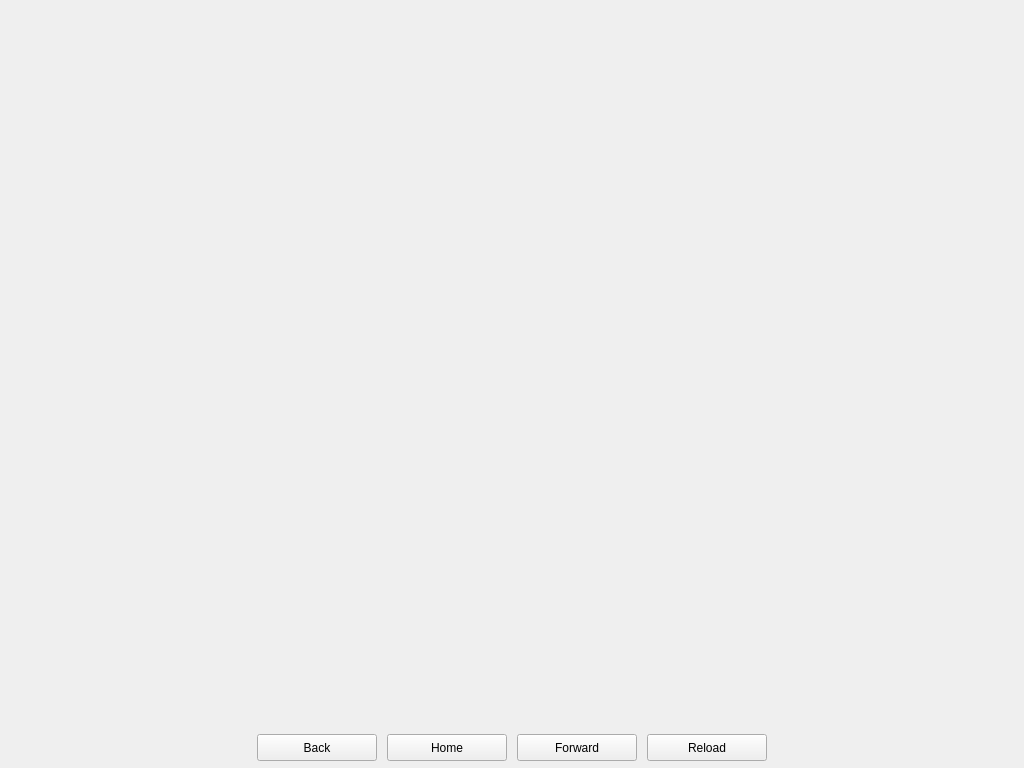
<?xml version="1.0" encoding="UTF-8"?>
<ui version="4.0">
 <class>BlockchainPage</class>
 <widget class="QWidget" name="BlockchainPage">
  <property name="geometry">
   <rect>
    <x>0</x>
    <y>0</y>
    <width>1024</width>
    <height>768</height>
   </rect>
  </property>
  <property name="windowTitle">
   <string>Form</string>
  </property>
  <property name="autoFillBackground">
   <bool>false</bool>
  </property>
  <layout class="QGridLayout" name="gridLayout">
   <property name="leftMargin">
    <number>0</number>
   </property>
   <property name="topMargin">
    <number>0</number>
   </property>
   <property name="rightMargin">
    <number>0</number>
   </property>
   <property name="bottomMargin">
    <number>0</number>
   </property>
   <property name="spacing">
    <number>0</number>
   </property>
   <item row="0" column="0">
    <widget class="WebView" name="webView" native="true">
     <property name="sizePolicy">
      <sizepolicy hsizetype="Expanding" vsizetype="Expanding">
       <horstretch>0</horstretch>
       <verstretch>0</verstretch>
      </sizepolicy>
     </property>
     <property name="minimumSize">
      <size>
       <width>0</width>
       <height>0</height>
      </size>
     </property>
     <property name="url" stdset="0">
      <url>
       <string>about:blank</string>
      </url>
     </property>
    </widget>
   </item>
   <item row="1" column="0" alignment="Qt::AlignHCenter|Qt::AlignBottom">
    <widget class="QFrame" name="frame">
     <property name="sizePolicy">
      <sizepolicy hsizetype="Fixed" vsizetype="Fixed">
       <horstretch>0</horstretch>
       <verstretch>0</verstretch>
      </sizepolicy>
     </property>
     <property name="minimumSize">
      <size>
       <width>0</width>
       <height>40</height>
      </size>
     </property>
     <property name="layoutDirection">
      <enum>Qt::LeftToRight</enum>
     </property>
     <property name="autoFillBackground">
      <bool>false</bool>
     </property>
     <property name="frameShape">
      <enum>QFrame::NoFrame</enum>
     </property>
     <property name="frameShadow">
      <enum>QFrame::Raised</enum>
     </property>
     <layout class="QGridLayout" name="gridLayout_2">
      <property name="leftMargin">
       <number>10</number>
      </property>
      <property name="topMargin">
       <number>0</number>
      </property>
      <property name="rightMargin">
       <number>10</number>
      </property>
      <property name="bottomMargin">
       <number>0</number>
      </property>
      <property name="horizontalSpacing">
       <number>10</number>
      </property>
      <property name="verticalSpacing">
       <number>0</number>
      </property>
      <item row="0" column="0">
       <widget class="QPushButton" name="back">
        <property name="sizePolicy">
         <sizepolicy hsizetype="Preferred" vsizetype="Preferred">
          <horstretch>0</horstretch>
          <verstretch>0</verstretch>
         </sizepolicy>
        </property>
        <property name="minimumSize">
         <size>
          <width>120</width>
          <height>27</height>
         </size>
        </property>
        <property name="maximumSize">
         <size>
          <width>120</width>
          <height>27</height>
         </size>
        </property>
        <property name="text">
         <string>Back</string>
        </property>
        <property name="icon">
         <iconset resource="../bitcoin.qrc">
          <normaloff>:/icons/back</normaloff>:/icons/back</iconset>
        </property>
        <property name="iconSize">
         <size>
          <width>12</width>
          <height>12</height>
         </size>
        </property>
       </widget>
      </item>
      <item row="0" column="3">
       <widget class="QPushButton" name="reload">
        <property name="sizePolicy">
         <sizepolicy hsizetype="Preferred" vsizetype="Preferred">
          <horstretch>0</horstretch>
          <verstretch>0</verstretch>
         </sizepolicy>
        </property>
        <property name="minimumSize">
         <size>
          <width>120</width>
          <height>27</height>
         </size>
        </property>
        <property name="maximumSize">
         <size>
          <width>120</width>
          <height>27</height>
         </size>
        </property>
        <property name="text">
         <string>Reload</string>
        </property>
        <property name="icon">
         <iconset resource="../bitcoin.qrc">
          <normaloff>:/icons/reload</normaloff>:/icons/reload</iconset>
        </property>
        <property name="iconSize">
         <size>
          <width>12</width>
          <height>12</height>
         </size>
        </property>
       </widget>
      </item>
      <item row="0" column="1">
       <widget class="QPushButton" name="home">
        <property name="sizePolicy">
         <sizepolicy hsizetype="Preferred" vsizetype="Preferred">
          <horstretch>0</horstretch>
          <verstretch>0</verstretch>
         </sizepolicy>
        </property>
        <property name="minimumSize">
         <size>
          <width>120</width>
          <height>27</height>
         </size>
        </property>
        <property name="maximumSize">
         <size>
          <width>120</width>
          <height>27</height>
         </size>
        </property>
        <property name="text">
         <string>Home</string>
        </property>
        <property name="icon">
         <iconset resource="../bitcoin.qrc">
          <normaloff>:/icons/home</normaloff>:/icons/home</iconset>
        </property>
        <property name="iconSize">
         <size>
          <width>12</width>
          <height>12</height>
         </size>
        </property>
       </widget>
      </item>
      <item row="0" column="2">
       <widget class="QPushButton" name="forward">
        <property name="sizePolicy">
         <sizepolicy hsizetype="Preferred" vsizetype="Preferred">
          <horstretch>0</horstretch>
          <verstretch>0</verstretch>
         </sizepolicy>
        </property>
        <property name="minimumSize">
         <size>
          <width>120</width>
          <height>27</height>
         </size>
        </property>
        <property name="maximumSize">
         <size>
          <width>120</width>
          <height>27</height>
         </size>
        </property>
        <property name="text">
         <string>Forward</string>
        </property>
        <property name="icon">
         <iconset resource="../bitcoin.qrc">
          <normaloff>:/icons/forward</normaloff>:/icons/forward</iconset>
        </property>
        <property name="iconSize">
         <size>
          <width>12</width>
          <height>12</height>
         </size>
        </property>
       </widget>
      </item>
     </layout>
    </widget>
   </item>
  </layout>
 </widget>
 <customwidgets>
  <customwidget>
   <class>WebView</class>
   <extends>QWidget</extends>
   <header>webview.h</header>
  </customwidget>
 </customwidgets>
 <resources>
  <include location="../bitcoin.qrc"/>
 </resources>
 <connections/>
</ui>
